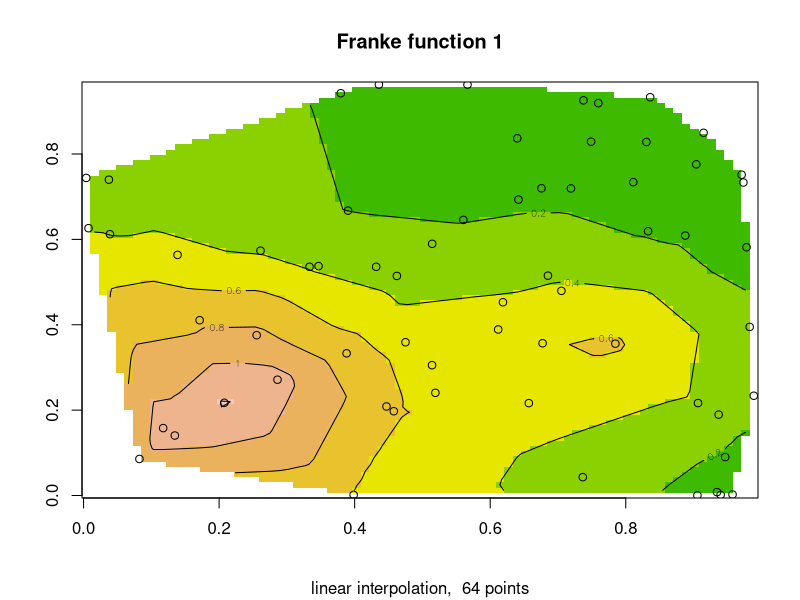
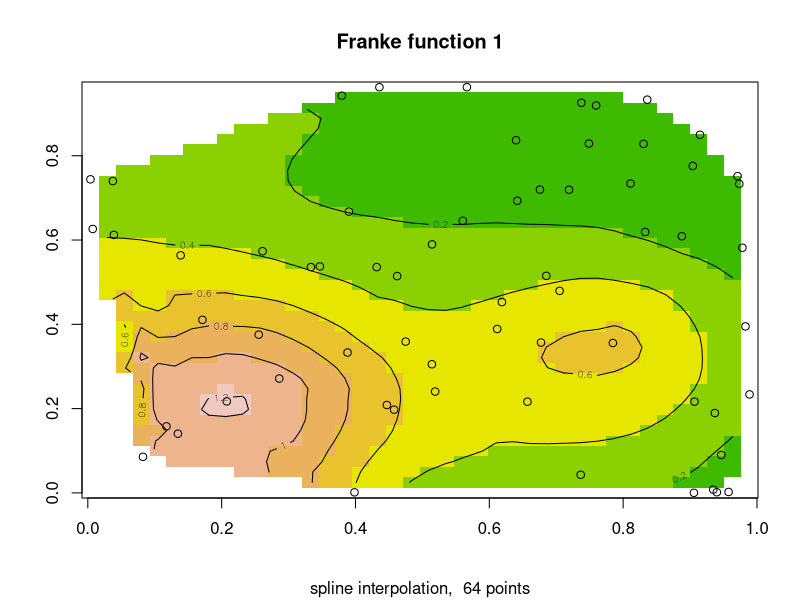

The R script that drew these images, in order:
## ---- chunk 1
library(interp)

data(franke)
## x-y irregular grid points:
oldseed <- set.seed(42)
ni <- 64
xi <- runif(ni,0,1)
yi <- runif(ni,0,1)
xyi <- cbind(xi,yi)
## linear interpolation
fi <- franke.fn(xi,yi,1)
IL <- interp(xi,yi,fi,nx=80,ny=80,method="linear")
## prepare breaks and colors that match for image and contour:
breaks <- pretty(seq(min(IL$z,na.rm=TRUE),max(IL$z,na.rm=TRUE),length=11))
db <- breaks[2]-breaks[1]
nb <- length(breaks)
breaks <- c(breaks[1]-db,breaks,breaks[nb]+db)
colors <- terrain.colors(length(breaks)-1)
image(IL,breaks=breaks,col=colors,main="Franke function 1",
      sub=paste("linear interpolation, ", ni,"points"))
contour(IL,add=TRUE,levels=breaks)
points(xi,yi)
## spline interpolation
fi <- franke.fn(xi,yi,1)
IS <- interp(xi,yi,fi,method="akima",
             kernel="gaussian",solver="QR")
## prepare breaks and colors that match for image and contour:
breaks <- pretty(seq(min(IS$z,na.rm=TRUE),max(IS$z,na.rm=TRUE),length=11))
db <- breaks[2]-breaks[1]
nb <- length(breaks)
breaks <- c(breaks[1]-db,breaks,breaks[nb]+db)
colors <- terrain.colors(length(breaks)-1)
image(IS,breaks=breaks,col=colors,main="Franke function 1",
      sub=paste("spline interpolation, ", ni,"points"))
contour(IS,add=TRUE,levels=breaks)
        points(xi,yi)
